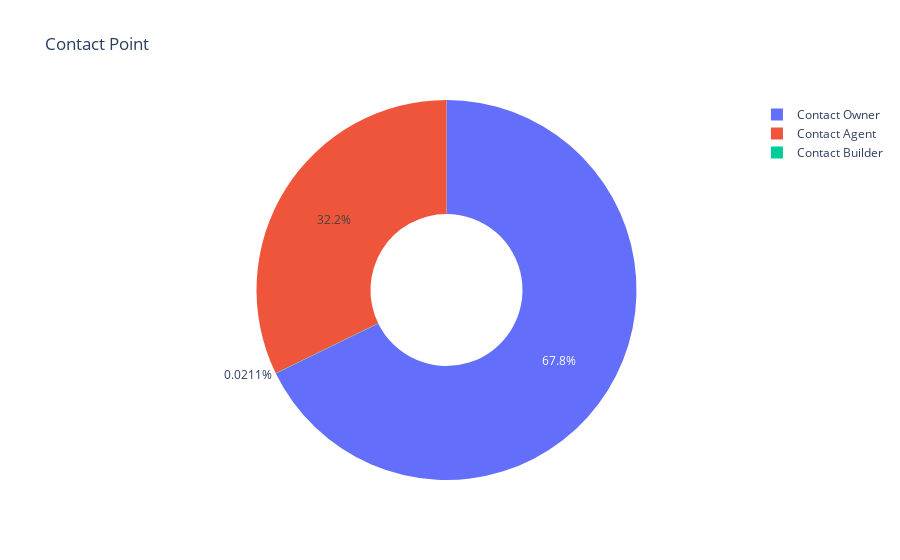

Source (notebook cell):
### Code cell
contact_count = df['Point of Contact'].value_counts()
px.pie(labels=contact_count.index.tolist(), values=city_count.tolist(), names=city_count.index.tolist(), hole=0.4, title='Contact Point',)

### Figure 1 — Plotly figure (JSON) as saved in the notebook; plotly's stock layout.template omitted (floating-point values rounded to 4 significant figures)
{"data": [{"domain": {"x": [0, 1], "y": [0, 1]}, "hole": 0.4, "hovertemplate": "label=%{label}<br>value=%{value}<extra></extra>", "labels": ["Contact Owner", "Contact Agent", "Contact Builder"], "legendgroup": "", "name": "", "showlegend": true, "type": "pie", "values": [3216, 1529, 1]}], "layout": {"legend": {"tracegroupgap": 0}, "title": {"text": "Contact Point"}}}
